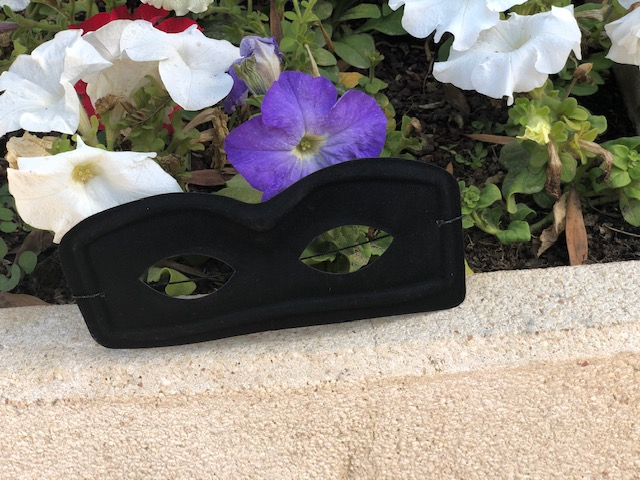
%> input picture test_images/I1_train1.jpg, 640 x 480 px
$ octave --eval "result = seg2(imread('test_images/I1_train1.jpg'));"   (GNU Octave 9; MATLAB toolbox functions it lacks are replaced by stand-ins)
%> lines starting %> are read from the running program, lines starting %| are printed output that depends on the picture; in (x1, y1, x2, y2) boxes, pixels count from 0 and x2, y2 are one past the last pixel; in counts of white or black regions, pixels touching at a corner belong together; the program's own positions count from 1
function [BB, mask] = seg2(img)
    img_red = img(:,:,1);
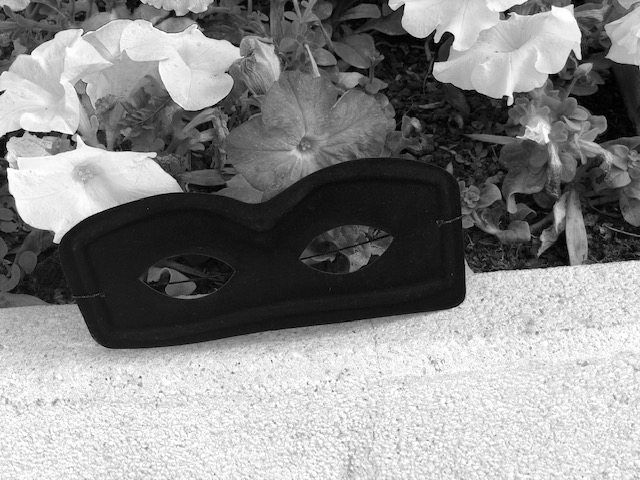
%> img_red: size 480x640 uint8; min 0, max 255, mean 136.3
%     figure; imshow(img);
    img_gr = rgb2gray(img);
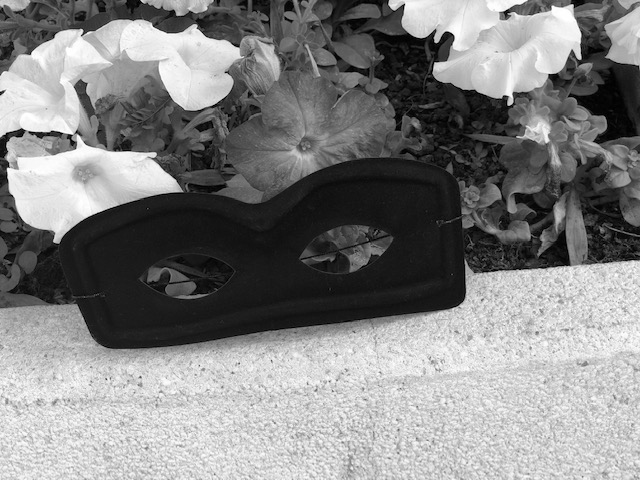
%> img_gr: size 480x640 uint8; min 0, max 255, mean 130.6
%     img_bw = edge(img_gr);
    sub_img = img_red - img_gr;
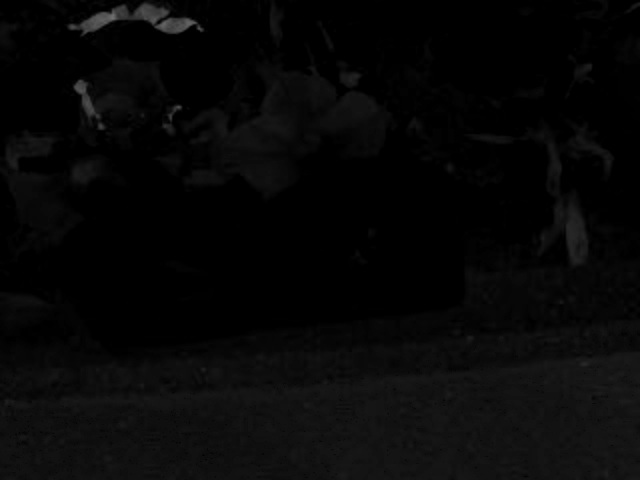
%> sub_img: size 480x640 uint8; min 0, max 114, mean 7.1
    sub_img=medfilt2(sub_img,[13,13]);
    BB = zeros(1,4, 'uint16');
    mask = imbinarize(sub_img, 'adaptive');
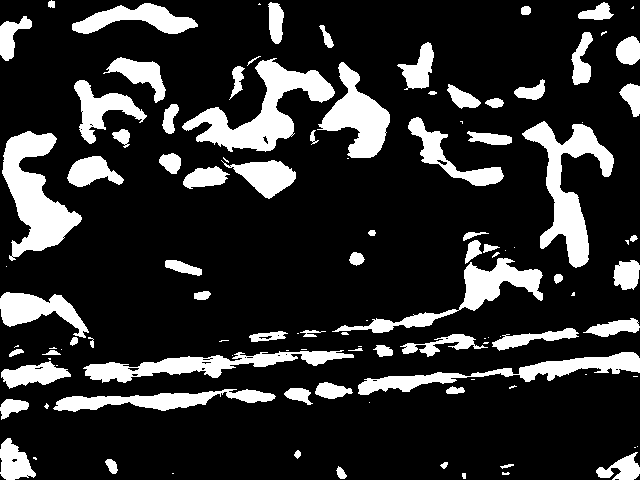
%> mask: size 480x640 logical; 18.5% white; 112 white regions (40 under 20 px), largest, box (x1, y1, x2, y2) and area: (182, 58, 335, 152) 4876, (2, 131, 82, 261) 4740, (522, 121, 614, 268) 4488
    image_morph=bwareaopen(mask,300);
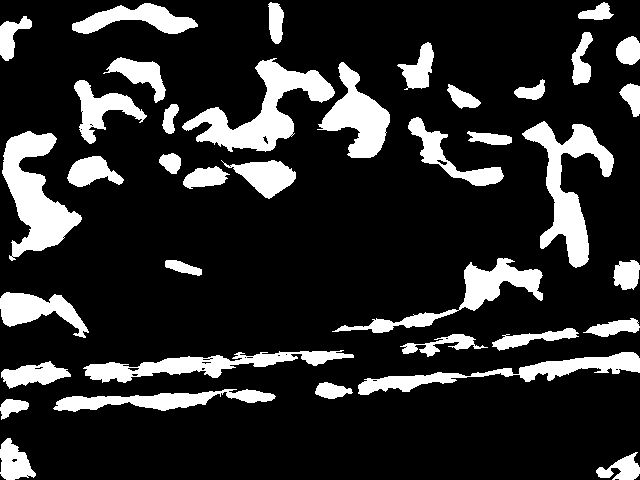
%> image_morph: size 480x640 logical; 17.4% white; 38 white regions


%     figure; imshow(image_morph);

    stats = regionprops('table',image_morph,'Centroid','MajorAxisLength','MinorAxisLength', 'BoundingBox', 'FilledImage');
%> stats = 38 regions; largest, box (x1, y1, x2, y2), Centroid, MajorAxisLength and MinorAxisLength: (332, 258, 543, 333) [469.1 295] 216.4 41.95, (182, 58, 335, 152) [263.9 111.4] 155.2 74.24, (522, 121, 614, 268) [569.3 187.1] 170.3 74.24
    centers = stats.Centroid;
%> centers = 38 rows, first 12: [11.71 37.17; 38.22 310.7; 13.15 407.8; 14.79 462.9; 34.35 375.3; 35.49 196.2; 160 400.7; 92.27 172.5; 137.3 19.95; 102.2 109.5; 204.2 365.3; 141.1 74.78]
    diameters = mean([stats.MajorAxisLength stats.MinorAxisLength],2);
%> diameters = 38 values, max 188.8 at index 23, min 20.86 at index 13, mean 58
    radii = diameters/2;
%> radii = 38 values, max 94.42 at index 23, min 10.43 at index 13, mean 29
    [max_rad,i] = max(radii);
%> max_rad = 94.42; i = 23
    BB = stats.BoundingBox(i, :);
%> BB = [358.5 352.5 282 43]

    BB = uint16(BB);
%> BB = [359 353 282 43]
    mask = zeros(size(img_gr), 'logical');
    filled_img = stats.FilledImage(i);
%> filled_img = 1 item
    filled_img = filled_img{1, 1};
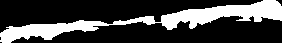
%> filled_img: size 43x282 logical; 26.4% white; 1 white region, box (x1, y1, x2, y2) and area: (0, 0, 282, 43) 3196
    [w, h] = size(filled_img);
%> w = 43; h = 282
    mask(BB(2):BB(2)+w-1, BB(1):BB(1)+h-1) = filled_img;
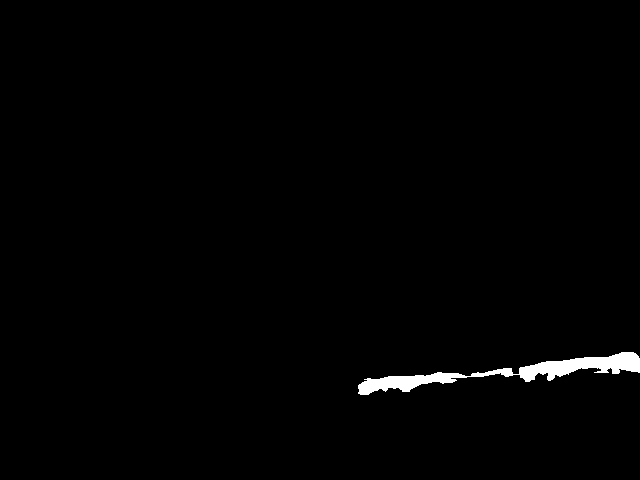
%> mask: size 480x640 logical; 1% white; 1 white region, box (x1, y1, x2, y2) and area: (358, 352, 640, 395) 3196
%> `result = seg2(imread('test_images/I1_train1.jpg'));`: result = [359 353 282 43]
    BB = uint16(BB);

end

$ run again, on test_images/I1_train2.jpg
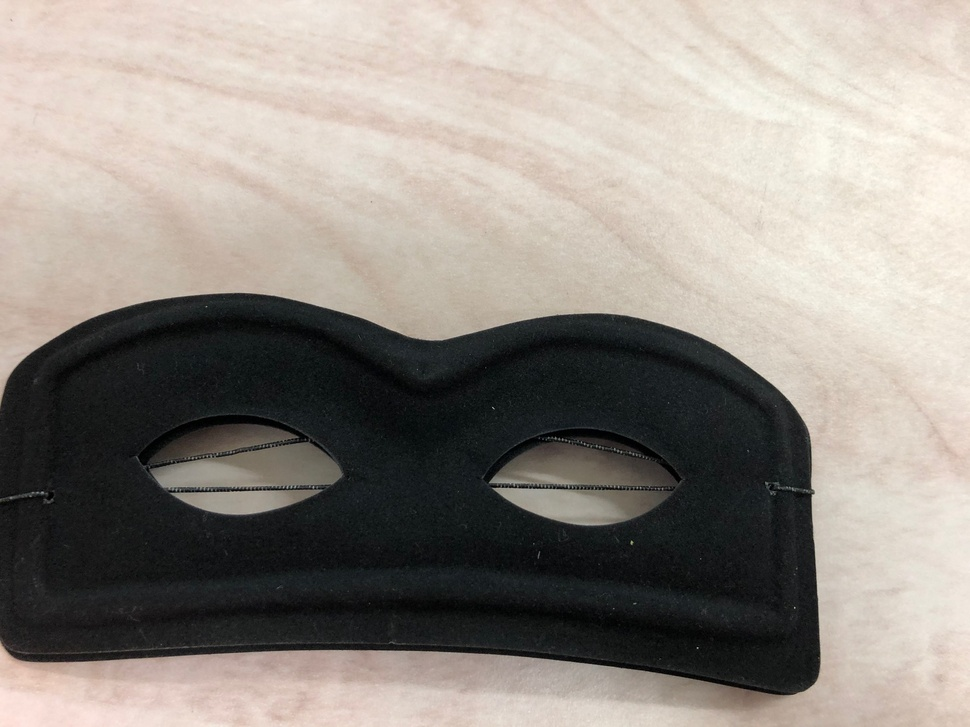
%> input picture test_images/I1_train2.jpg, 970 x 727 px, shrunk from 2016 x 1512 before the run
%> in seg2, `image_morph=bwareaopen(mask,300);`:
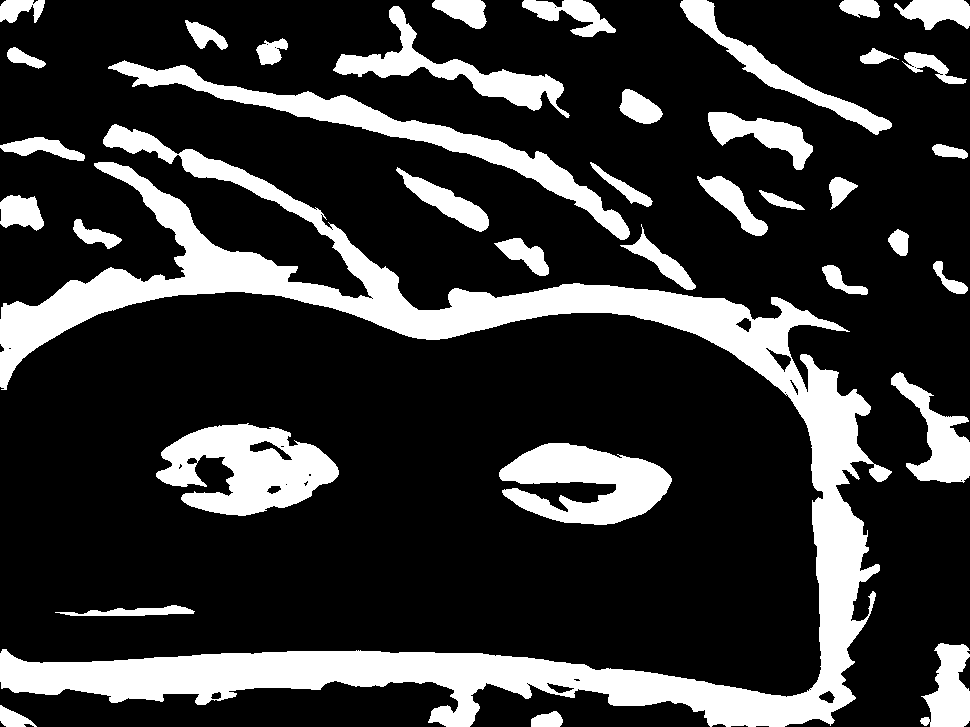
%> image_morph: size 727x970 logical; 21.6% white; 37 white regions
%> stats = 37 regions; largest, box (x1, y1, x2, y2), Centroid, MajorAxisLength and MinorAxisLength: (0, 124, 892, 727) [463.8 469.9] 1126.9 724.8, (108, 60, 630, 240) [395.2 133.9] 600 46.59, (680, 0, 892, 135) [777.8 70.4] 279.8 30.64
%> centers = 37 rows, first 12: [20.56 9.84; 42.6 148.8; 21.39 213; 463.8 469.9; 13.95 719.3; 24.65 59; 136.5 612.5; 95.79 236.1; 395.2 133.9; 248.5 469.5; 205.8 36; 271.9 52.25]
%> diameters = 37 values, max 925.9 at index 4, min 23.08 at index 31, mean 86.22
%> radii = 37 values, max 462.9 at index 4, min 11.54 at index 31, mean 43.11
%> max_rad = 462.9; i = 4
%> in seg2, `BB = stats.BoundingBox(i, :);`: BB = [0.5 124.5 892 603]
%> in seg2, `BB = uint16(BB);`: BB = [1 125 892 603]
%> in seg2, `filled_img = stats.FilledImage(i);`: filled_img = 1 item
%> in seg2, `mask(BB(2):BB(2)+w-1, BB(1):BB(1)+h-1) = filled_img;`:
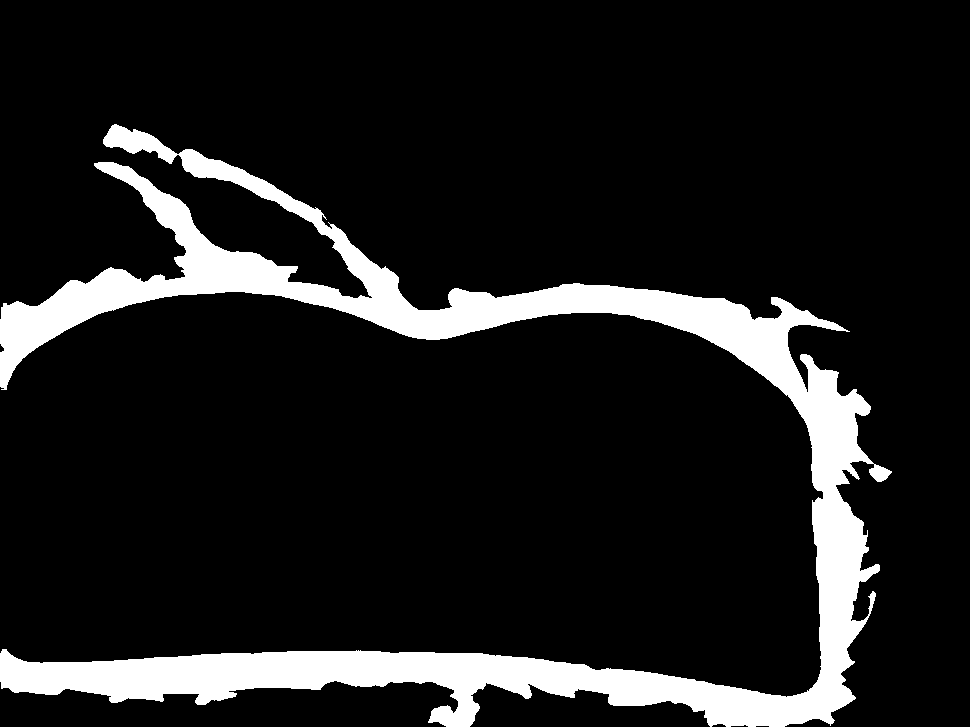
%> mask: size 727x970 logical; 11.8% white; 1 white region, box (x1, y1, x2, y2) and area: (0, 124, 892, 727) 82868
%> result = [1 125 892 603]
